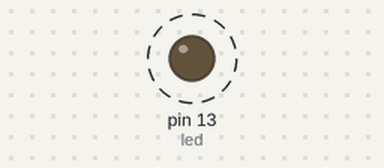
A sketch run on a simulated Arduino Uno, built with avr-gcc and run on an emulated ATmega328P. On the bench: output pins drawn as LEDs (lit = HIGH). Dashed ring = blinking.

Above: at 0.5 s.
Timing chart, 0 to 4.6 s (numbered marks = the images above):
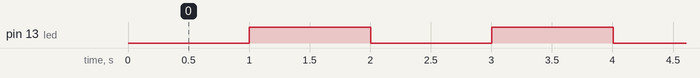

Measured:
- by itself, pin 13 (led): alternates HIGH for 1.0 s and LOW for 1.0 s

The sketch:

bwd.ino
```cpp
const int led=13;
int st=LOW;
long pr=0;
long i=1000;
void setup() {
  // put your setup code here, to run once:
pinMode(led,OUTPUT);
}

void loop() {
  // put your main code here, to run repeatedly:
unsigned long cr=millis();
if(cr-pr >i)
{
  pr=cr;

if(st==LOW)
st=HIGH;
else
st=LOW;
digitalWrite(led,st);
}
}
```
